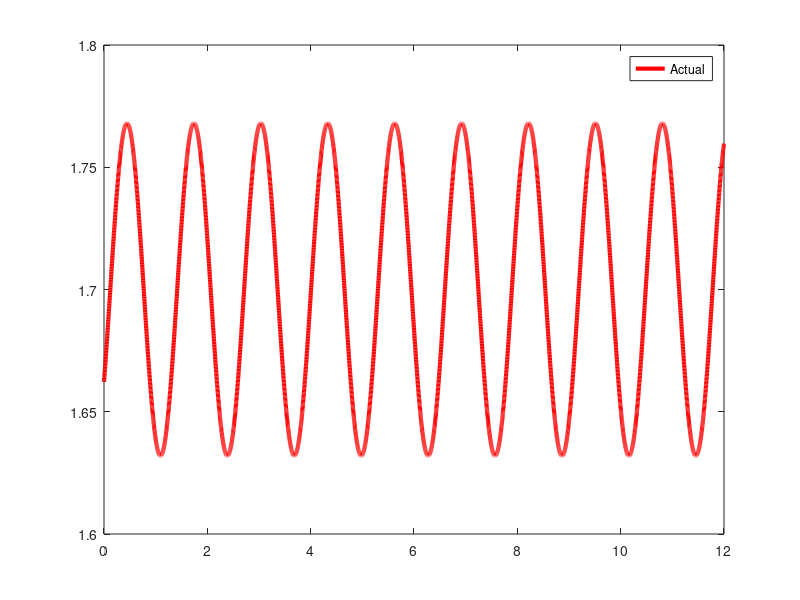

Write the MATLAB code that produced this figure.
function swingtheta()
    g = 10;
    l = 1.7;
    m = 1;
    beta = 0.04;
    omega = sqrt(g/l);
    a = 2;
 
    theta_init = 4.1228;
    %theta_init = -pi/4;
 
    thetadot_init = 0;

    options = odeset('reltol', 1e-8);
    
    [t, M] = ode45(@rate_func, [0:.002:12], [theta_init, thetadot_init], options);
    
    thetas = M(:, 1);
    thetadots = M(:, 2);
    
    index = 1;
    
    for x=1:length(thetas)
        X1(x) = radius(t(x)) * cos(thetas(x));
        Y1(x) = radius(t(x)) * sin(thetas(x));
        KE(x) = 1/2 * m * radius(t(x))^2*thetadots(x)^2 ;%(r_dot(t(x))^2+radius(t(x))^2 * thetadots(x)^2);
        PE(x) = m * g * radius(t(x)) * sin(thetas(x));
%         if(abs(thetadots(x)) < 1e-6)
%            times(index) = t(x)
%            index = index + 1;
%         end
    end
    
    plot(t, radius(t), 'r', 'LineWidth', 3)
    legend('Actual', 'Experimental')
   
%     hold on;
%     plot(t, X1, 'LineWidth', 3)
%     plot(t, 3 * cos(omega*t), 'r', 'LineWidth', 3)
%     title('Examination of Frequency of Driven Pendulum', 'FontSize', 18)
%     ylabel('Amplitude', 'FontSize', 14)
%     xlabel('Time', 'FontSize', 14)
%     legend('Oscillation in X Position of Swing', 'Cosine Wave oscillating at natural frequency')
    
    %plot(t, thetadots)
    
%     subplot(1,3,1)
%     plot(thetas, KE)
%     subplot(1,3,2)
%    plot(t,PE)
%     subplot(1,3,3)
%%  Energy Validation Plotting Code

%     hold on
%     plot(t, PE+KE,'Color','b','LineWidth',3)
%     plot(t,PE,'Color','g','LineWidth',3)
%     plot(t, KE,'Color','m','LineWidth',3)
%     ylim([-12 4])
%     xlim([0 5])
%     xlabel('time (s)','FontSize',16)
%     ylabel('energy (J)','FontSize',16)
%     legend('total energy','potential enery','kinetic energy','FontSize',16)
%     title('Energy Validation of Pendulum without Variation in Length')

%%

%    plot(t, Y1);

%     subplot(1, 2, 1)
    %plot(t, radius(t), 'g', 'Linewidth', 2)
    
%     subplot(1, 2, 2)
%     plot(t, thetas)

%     for i=1:length(X1)
%        draw_func(X1(i), Y1(i));
%     end

    %res = Y1;
    
    function W = rate_func(t, I)
        theta = I(1);
        thetadot = I(2);

 
        doubledot = double_dot(theta, thetadot, t);

 
        W = [thetadot; doubledot];
    end

 
    function res = double_dot(theta, thetadot, t)
        res = (-g * cos(theta) - 2 * thetadot * r_dot(t))/radius(t);
    end

    function res = radius(t)
%        res = 1;
        res = beta * l * cos(a * omega * t + theta_init) + l; 
    end

    function res = r_dot(t)
%        res = 0;
        res = -beta * l * a * omega * sin(a * omega * t + theta_init); 
    end
 
    function draw_func(x1, y1)
       clf;
       hold on;

 
       % plot position of first pendulum
       plot(x1, y1, 'bo', 'MarkerSize', 20);
       plot([x1 0], [y1 0], 'b-');

 
       xlim([-6 6])
       ylim([-6 6])

 
       drawnow;
    end

 
end

